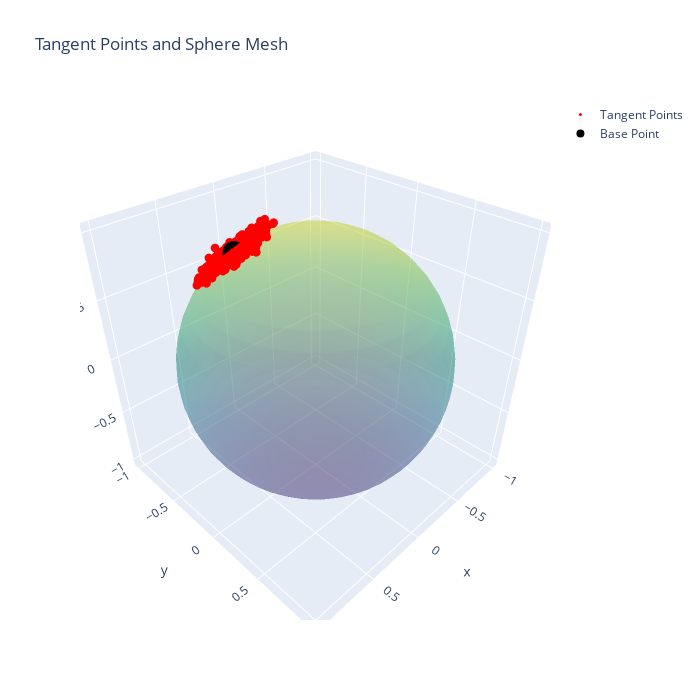
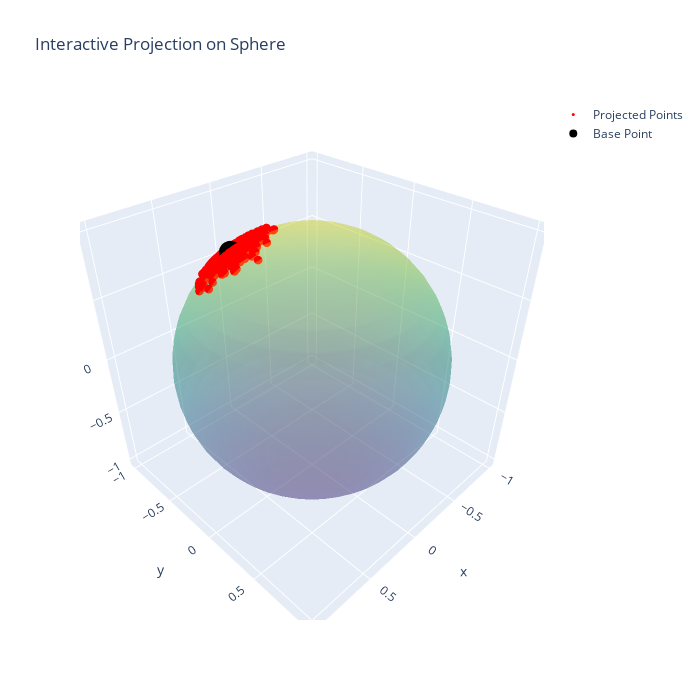
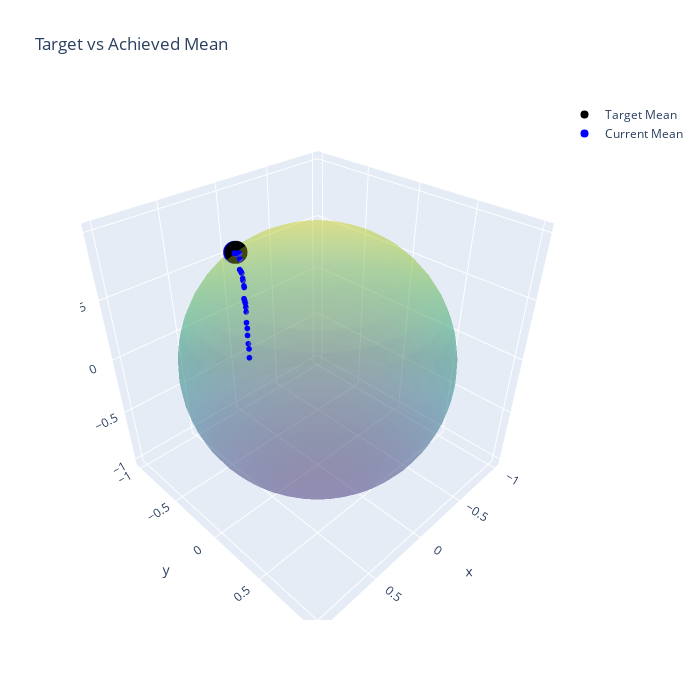
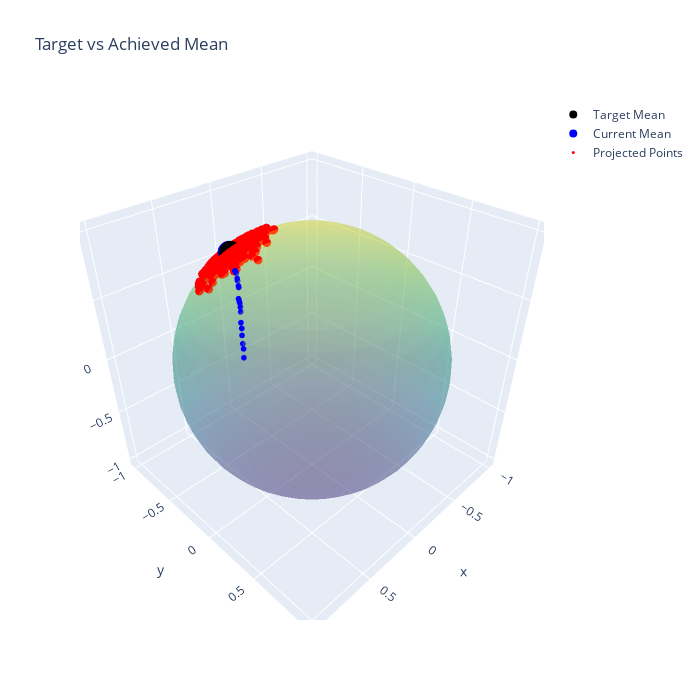

The notebook cell these images were saved under, in order:
### Markdown cell above
# LAND on Sphere manifold with low covariance (=0.01)

### Code cell
sigma = 0.1
dim = 3
sphere = PymanoptSphereManifold(dim)
mean = sphere.random_point()
axis = get_axis(x, dim)
data = np.random.multivariate_normal(np.zeros(dim - 1), sigma**2 * np.eye(dim - 1), size=1000)
tangent_vectors = data@axis
projected_points = np.array([sphere.exp(x, t) for t in tangent_vectors])

plot_tangent_points(x, tangent_vectors)
plot_projected_sphere(x, projected_points)

print(f'x (mean): {x}')
print(f'Sigma: {sigma**2 * np.eye(dim - 1)}')

mus, opt_cov = mle_manifold(projected_points, sphere, 300, 0.02, 0.01)
opt_mu = mus[-1]
print(f'optimal mean: {opt_mu}')
print(f'optimal covariance: {opt_cov}')

plot_mean(x, np.array(mus))
plot_mean_and_points(x, np.array(mus), projected_points)

### Figure 1 — Plotly figure (JSON) as saved in the notebook; plotly's stock layout.template omitted (floating-point values rounded to 4 significant figures; data arrays with more than 128 entries replaced by an {"elided": "..."} marker saying what was removed)
{"data": [{"colorscale": [[0, "#440154"], [0.1111, "#482878"], [0.2222, "#3e4989"], [0.3333, "#31688e"], [0.4444, "#26828e"], [0.5556, "#1f9e89"], [0.6667, "#35b779"], [0.7778, "#6ece58"], [0.8889, "#b5de2b"], [1, "#fde725"]], "opacity": 0.3, "showscale": false, "type": "surface", "x": {"elided": "50x25 float values"}, "y": {"elided": "50x25 float values"}, "z": {"elided": "50x25 float values"}}, {"marker": {"color": "red", "size": 3}, "mode": "markers", "name": "Tangent Points", "type": "scatter3d", "x": {"elided": "1000 float values"}, "y": {"elided": "1000 float values"}, "z": {"elided": "1000 float values"}}, {"marker": {"color": "black", "size": 8}, "mode": "markers", "name": "Base Point", "type": "scatter3d", "x": [0.3465], "y": [-0.422], "z": [0.8378]}], "layout": {"height": 700, "scene": {"aspectmode": "data"}, "title": {"text": "Tangent Points and Sphere Mesh"}, "width": 700}}

### Figure 2 — Plotly figure (JSON) as saved in the notebook; plotly's stock layout.template omitted (floating-point values rounded to 4 significant figures; data arrays with more than 128 entries replaced by an {"elided": "..."} marker saying what was removed)
{"data": [{"colorscale": [[0, "#440154"], [0.1111, "#482878"], [0.2222, "#3e4989"], [0.3333, "#31688e"], [0.4444, "#26828e"], [0.5556, "#1f9e89"], [0.6667, "#35b779"], [0.7778, "#6ece58"], [0.8889, "#b5de2b"], [1, "#fde725"]], "opacity": 0.3, "showscale": false, "type": "surface", "x": {"elided": "50x25 float values"}, "y": {"elided": "50x25 float values"}, "z": {"elided": "50x25 float values"}}, {"marker": {"color": "red", "size": 3}, "mode": "markers", "name": "Projected Points", "type": "scatter3d", "x": {"elided": "1000 float values"}, "y": {"elided": "1000 float values"}, "z": {"elided": "1000 float values"}}, {"marker": {"color": "black", "size": 8}, "mode": "markers", "name": "Base Point", "type": "scatter3d", "x": [0.3465], "y": [-0.422], "z": [0.8378]}], "layout": {"height": 700, "scene": {"aspectmode": "cube"}, "title": {"text": "Interactive Projection on Sphere"}, "width": 700}}

### Figure 3 — Plotly figure (JSON) as saved in the notebook; plotly's stock layout.template omitted (floating-point values rounded to 4 significant figures; data arrays with more than 128 entries replaced by an {"elided": "..."} marker saying what was removed)
{"data": [{"colorscale": [[0, "#440154"], [0.1111, "#482878"], [0.2222, "#3e4989"], [0.3333, "#31688e"], [0.4444, "#26828e"], [0.5556, "#1f9e89"], [0.6667, "#35b779"], [0.7778, "#6ece58"], [0.8889, "#b5de2b"], [1, "#fde725"]], "opacity": 0.3, "showscale": false, "type": "surface", "x": {"elided": "50x25 float values"}, "y": {"elided": "50x25 float values"}, "z": {"elided": "50x25 float values"}}, {"marker": {"color": "black", "size": 8}, "mode": "markers", "name": "Target Mean", "type": "scatter3d", "x": [0.3465], "y": [-0.422], "z": [0.8378]}, {"marker": {"color": "blue", "size": 2}, "mode": "markers", "showlegend": false, "type": "scatter3d", "x": {"elided": "275 float values"}, "y": {"elided": "275 float values"}, "z": {"elided": "275 float values"}}, {"marker": {"color": "blue", "size": 8}, "mode": "markers", "name": "Current Mean", "type": "scatter3d", "x": [0.3406], "y": [-0.4437], "z": [0.8289]}], "layout": {"height": 700, "scene": {"aspectmode": "cube"}, "title": {"text": "Target vs Achieved Mean"}, "width": 700}}

### Figure 4 — Plotly figure (JSON) as saved in the notebook; plotly's stock layout.template omitted (floating-point values rounded to 4 significant figures; data arrays with more than 128 entries replaced by an {"elided": "..."} marker saying what was removed)
{"data": [{"colorscale": [[0, "#440154"], [0.1111, "#482878"], [0.2222, "#3e4989"], [0.3333, "#31688e"], [0.4444, "#26828e"], [0.5556, "#1f9e89"], [0.6667, "#35b779"], [0.7778, "#6ece58"], [0.8889, "#b5de2b"], [1, "#fde725"]], "opacity": 0.3, "showscale": false, "type": "surface", "x": {"elided": "50x25 float values"}, "y": {"elided": "50x25 float values"}, "z": {"elided": "50x25 float values"}}, {"marker": {"color": "black", "size": 8}, "mode": "markers", "name": "Target Mean", "type": "scatter3d", "x": [0.3465], "y": [-0.422], "z": [0.8378]}, {"marker": {"color": "blue", "size": 2}, "mode": "markers", "showlegend": false, "type": "scatter3d", "x": {"elided": "275 float values"}, "y": {"elided": "275 float values"}, "z": {"elided": "275 float values"}}, {"marker": {"color": "blue", "size": 8}, "mode": "markers", "name": "Current Mean", "type": "scatter3d", "x": [0.3406], "y": [-0.4437], "z": [0.8289]}, {"marker": {"color": "red", "size": 3}, "mode": "markers", "name": "Projected Points", "type": "scatter3d", "x": {"elided": "1000 float values"}, "y": {"elided": "1000 float values"}, "z": {"elided": "1000 float values"}}], "layout": {"height": 700, "scene": {"aspectmode": "cube"}, "title": {"text": "Target vs Achieved Mean"}, "width": 700}}
